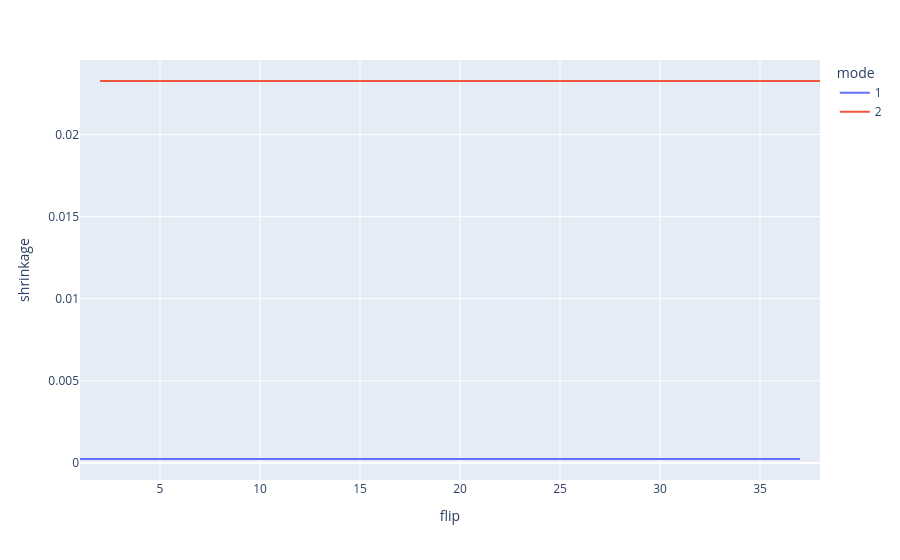

The notebook cell saved with this chart:
### Code cell
px.line(df, x='flip', y='shrinkage', log_y=False, color='mode')

### Figure 1 — Plotly figure (JSON) as saved in the notebook; plotly's stock layout.template omitted (floating-point values rounded to 4 significant figures)
{"data": [{"hovertemplate": "mode=1<br>flip=%{x}<br>shrinkage=%{y}<extra></extra>", "legendgroup": "1", "line": {"color": "#636efa", "dash": "solid"}, "marker": {"symbol": "circle"}, "mode": "lines", "name": "1", "orientation": "v", "showlegend": true, "type": "scatter", "x": [1, 3, 5, 7, 9, 11, 13, 15, 17, 19, 21, 23, 25, 27, 29, 31, 33, 35, 37], "xaxis": "x", "y": [0.0002388, 0.0002388, 0.0002388, 0.0002388, 0.0002388, 0.0002388, 0.0002388, 0.0002388, 0.0002388, 0.0002388, 0.0002388, 0.0002388, 0.0002388, 0.0002388, 0.0002388, 0.0002388, 0.0002388, 0.0002388, 0.0002388], "yaxis": "y"}, {"hovertemplate": "mode=2<br>flip=%{x}<br>shrinkage=%{y}<extra></extra>", "legendgroup": "2", "line": {"color": "#EF553B", "dash": "solid"}, "marker": {"symbol": "circle"}, "mode": "lines", "name": "2", "orientation": "v", "showlegend": true, "type": "scatter", "x": [2, 4, 6, 8, 10, 12, 14, 16, 18, 20, 22, 24, 26, 28, 30, 32, 34, 36, 38], "xaxis": "x", "y": [0.02326, 0.02326, 0.02326, 0.02326, 0.02326, 0.02326, 0.02326, 0.02326, 0.02326, 0.02326, 0.02326, 0.02326, 0.02326, 0.02326, 0.02326, 0.02326, 0.02326, 0.02326, 0.02326], "yaxis": "y"}], "layout": {"legend": {"title": {"text": "mode"}, "tracegroupgap": 0}, "margin": {"t": 60}, "xaxis": {"anchor": "y", "domain": [0, 1], "title": {"text": "flip"}}, "yaxis": {"anchor": "x", "domain": [0, 1], "title": {"text": "shrinkage"}}}}
